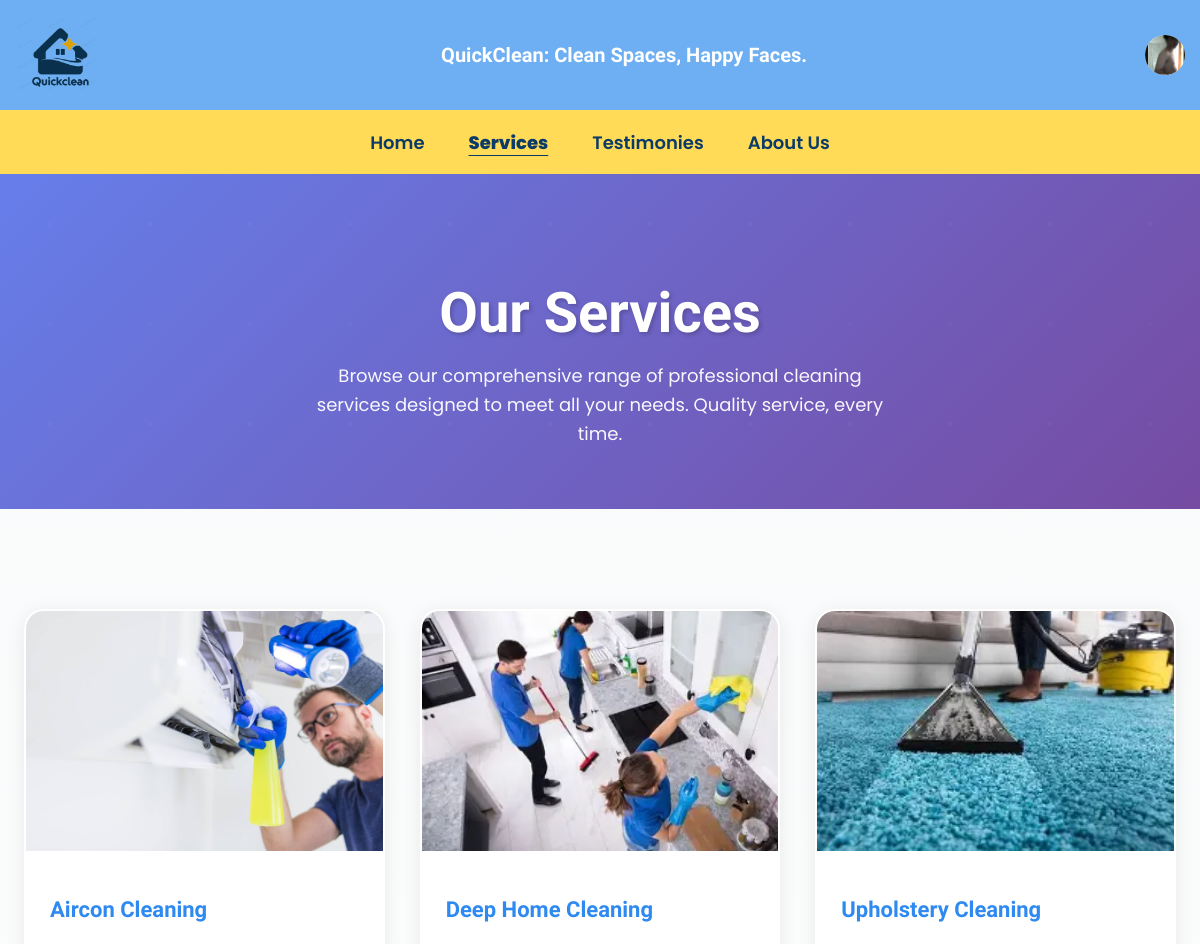
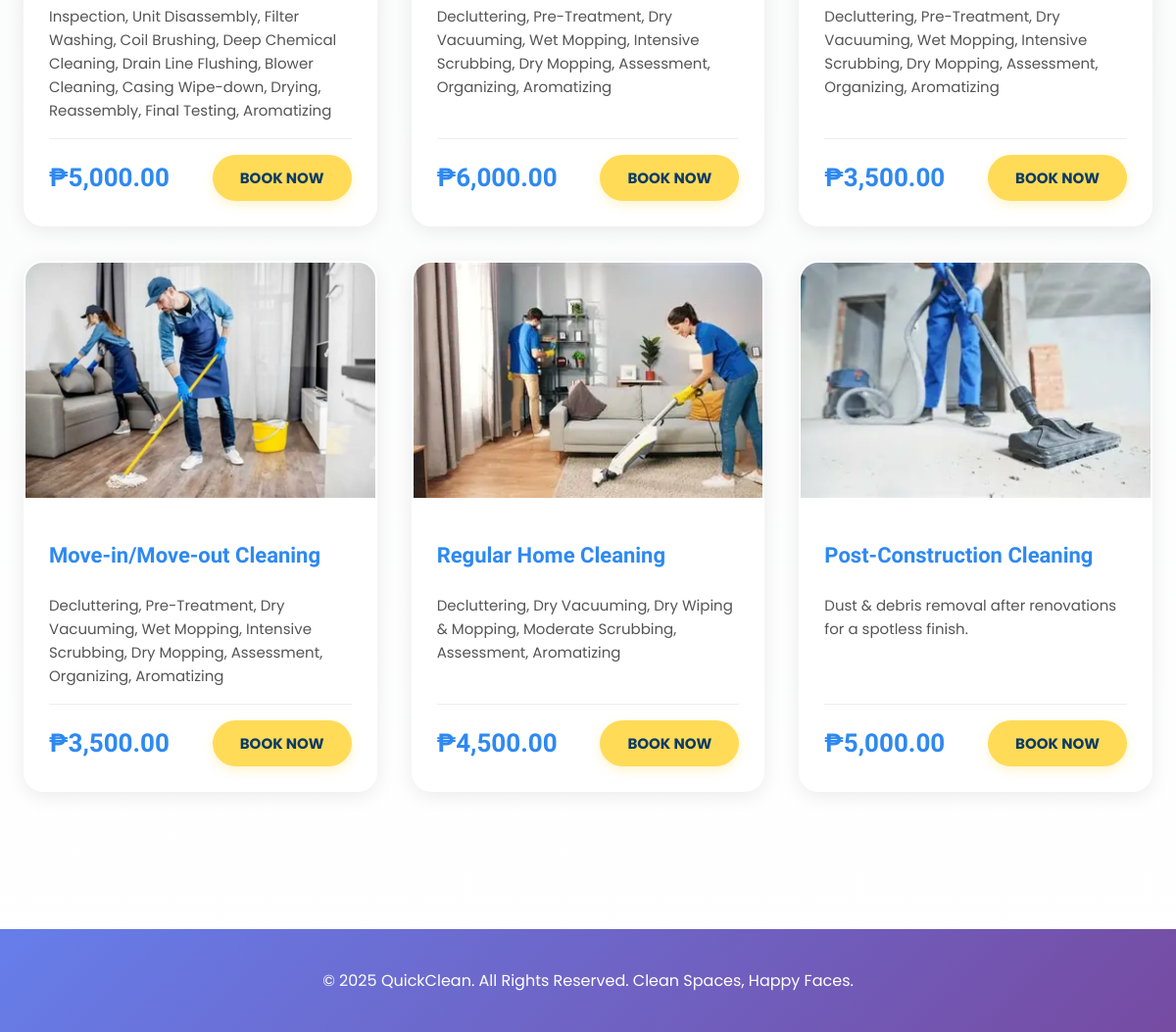
The app's page /Customer/servicepage.php (signed in) with its own data (2 pictures, top to bottom).
### tables this page shows
CREATE TABLE `user` (
  `user_id` int(11) NOT NULL,
  `name` varchar(50) NOT NULL,
  `email` varchar(50) NOT NULL,
  `password` varchar(255) NOT NULL,
  `profile_pic` varchar(255) NOT NULL,
  `address` varchar(100) DEFAULT NULL,
  `contact_num` varchar(50) DEFAULT NULL,
  `role` enum('admin','customer','cleaner','') NOT NULL,
  `date_created` timestamp NOT NULL DEFAULT current_timestamp(),
  `last_updated` timestamp NOT NULL DEFAULT current_timestamp() ON UPDATE current_timestamp()
);

CREATE TABLE `services` (
  `service_id` int(11) NOT NULL,
  `service_name` varchar(100) NOT NULL,
  `image` varchar(255) DEFAULT NULL,
  `description` text NOT NULL,
  `price` decimal(10,2) NOT NULL,
  `duration` varchar(50) DEFAULT NULL,
  `category` varchar(50) DEFAULT NULL,
  `status` enum('active','inactive') DEFAULT 'active',
  `date_created` timestamp NULL DEFAULT current_timestamp(),
  `last_updated` timestamp NULL DEFAULT current_timestamp() ON UPDATE current_timestamp()
);

### Customer/servicepage.php (the view, shortened to what this page needs)
<?php
$user_id = $_SESSION['user_id'];
$host = "localhost";
$user = "root";
$pass = "";
$db   = "quickclean";
$conn = mysqli_connect($host, $user, $pass, $db);
$query = "SELECT * FROM services ORDER BY service_id DESC";
$result = $conn->query($query);
$stmt = $conn->prepare("SELECT name, profile_pic FROM user WHERE user_id = ?");
$stmt->bind_param("i", $user_id);
$stmt->execute();
$userData = $stmt->get_result()->fetch_assoc();
?>
<!DOCTYPE html>
<html lang="en">
<head>
</head>
<body>
<header class="site-header">
  <div class="header-inner">
    <img src="logo.png" alt="QuickClean logo" class="logo">
    <div class="tagline">QuickClean: Clean Spaces, Happy Faces.</div>
    <a href="user_page.php" class="profile-link">
      <div class="profile">
        <?php
          $pic = $userData['profile_pic'];
          $path = "uploads/" . $pic;
          if (!empty($pic) && file_exists($path)) {
              echo '<img src="'.$path.'"
                        style="width:40px;height:40px;border-radius:50%;object-fit:cover;"
                        alt="Profile">';
          } else {
              echo htmlspecialchars(substr($userData['name'], 0, 1));
          }
        ?>
      </div>
    </a>
  </div>
</header>
<nav class="nav-bar">
  <ul class="nav-list">
    <li><a href="customer-home.php" class="nav-link">Home</a></li>
    <li><a href="servicepage.php" class="nav-link active">Services</a></li>
    <li><a href="testimonial.php" class="nav-link">Testimonies</a></li>
    <li><a href="aboutus.php" class="nav-link">About Us</a></li>
  </ul>
</nav>
<section class="page-hero">
  <div class="page-hero-content">
    <h1>Our Services</h1>
    <p>Browse our comprehensive range of professional cleaning services designed to meet all your needs. Quality service, every time.</p>
  </div>
</section>
<section class="services-section">
  <div class="services-container">
    <div class="services-grid">
      <?php if ($result->num_rows > 0): ?>
        <?php while($row = $result->fetch_assoc()): ?>
          <div class="service-card">
            <div class="service-image-wrapper">
              <img src="../Admin/uploads/<?php echo htmlspecialchars($row['image'] ?? 'default.jpg'); ?>"
                   alt="<?php echo htmlspecialchars($row['service_name']); ?>">
            </div>
            <div class="service-content">
              <h3><?php echo htmlspecialchars($row['service_name']); ?></h3>
              <p><?php echo htmlspecialchars($row['description']); ?></p>
              <div class="service-footer">
                <div class="service-price">₱<?php echo number_format($row['price'],2); ?></div>
                <a href="customer-booking.php?service_id=<?php echo $row['service_id']; ?>" class="btn-book">
                  BOOK NOW
                </a>
              </div>
            </div>
          </div>
        <?php endwhile; ?>
      <?php else: ?>
        <div class="no-services">
          <p>No services available at the moment. Please check back later!</p>
        </div>
      <?php endif; ?>
    </div>
  </div>
</section>
<footer>
  <p>&copy; <?php echo date('Y'); ?> QuickClean. All Rights Reserved. Clean Spaces, Happy Faces.</p>
</footer>
</body>
</html>

### Customer/servicepage.php (style rules this page uses)
:root { --brand-blue: #6DAFF2; --nav-yellow: #FFDB58; --cta-yellow: #FFD54A; --text-blue: #2E89F0; --muted-bg: #F0F4F5; --nav-link-color: #0b3b66; --header-height: 110px; --nav-height: 64px; --max-content-width: 1360px; }
* { box-sizing: border-box; }
html, body { height:100%; margin:0; font-family:"Poppins",sans-serif; background:#fff; color:#123; }
.site-header, .nav-bar { position: fixed; left: 0; width: 100%; z-index: 999; }
.site-header { background: var(--brand-blue); height: var(--header-height); display: flex; align-items: center; top: 0; padding: 0 15px; }
.header-inner { width: 100%; max-width: var(--max-content-width); margin: 0 auto; display: flex; align-items: center; justify-content: space-between; }
.logo { height: 75px; max-height: 75px; }
.tagline { font-family:"Baloo 2"; color:#fff; font-weight:600; font-size:20px; }
.profile-link { text-decoration: none; }
.profile { width: 40px; height: 40px; background: #f9fafb; color: #005fcc; border-radius: 50%; display: flex; justify-content: center; align-items: center; font-size: 20px; cursor: pointer; transition: all 0.3s ease; }
.profile img { width: 100%; height: 100%; border-radius: 50%; object-fit: cover; }
.nav-bar { background: var(--nav-yellow); height: var(--nav-height); display: flex; align-items: center; top: var(--header-height); }
.nav-list { display: flex; justify-content: center; flex-wrap: wrap; gap: 20px; list-style: none; width: 100%; margin: 0; padding: 0; }
.nav-link { color: var(--nav-link-color); text-decoration: none; font-weight: 600; font-size: 18px; padding: 8px 12px; }
.nav-link.active { text-decoration: underline; text-underline-offset: 6px; font-weight: 800; }
body { padding-top: calc(var(--header-height) + var(--nav-height)); background: linear-gradient(to bottom, #f8f9fa 0%, #ffffff 100%); }
.page-hero { background: linear-gradient(135deg, #667eea 0%, #764ba2 100%); padding: 60px 24px; text-align: center; position: relative; overflow: hidden; }
.page-hero::before { content: ''; position: absolute; top: 0; left: 0; right: 0; bottom: 0; opacity: 0.3; }
.page-hero-content { position: relative; z-index: 1; max-width: 800px; margin: 0 auto; }
.page-hero h1 { color: #fff; font-family: 'Baloo 2'; font-size: 56px; margin-bottom: 16px; text-shadow: 2px 2px 4px rgba(0,0,0,0.2); font-weight: 800; }
.page-hero p { color: rgba(255,255,255,0.95); font-size: 18px; line-height: 1.6; max-width: 600px; margin: 0 auto; }
.services-section { padding: 80px 24px; background: transparent; }
.services-container { max-width: var(--max-content-width); margin: 0 auto; }
.services-grid { display: grid; grid-template-columns: repeat(auto-fill, minmax(320px, 1fr)); gap: 35px; margin-top: 20px; }
.service-card { background: #fff; border-radius: 20px; overflow: hidden; box-shadow: 0 4px 20px rgba(0,0,0,0.08); transition: all 0.3s ease; border: 2px solid transparent; display: flex; flex-direction: column; }
.service-image-wrapper { position: relative; height: 240px; overflow: hidden; background: var(--muted-bg); }
.service-card img { width: 100%; height: 100%; object-fit: cover; transition: transform 0.4s ease; }
.service-content { padding: 24px; flex-grow: 1; display: flex; flex-direction: column; }
.service-card h3 { color: var(--text-blue); margin-bottom: 12px; font-size: 22px; font-family: 'Baloo 2'; font-weight: 700; }
.service-card p { color: #555; font-size: 15px; line-height: 1.6; margin-bottom: 16px; flex-grow: 1; }
.service-footer { display: flex; justify-content: space-between; align-items: center; margin-top: auto; padding-top: 16px; border-top: 1px solid #eee; }
.service-price { color: #2E89F0; font-weight: 700; font-size: 26px; font-family: 'Baloo 2'; }
.btn-book { background: var(--nav-yellow); border: none; padding: 12px 28px; border-radius: 25px; font-weight: 700; cursor: pointer; transition: all 0.3s ease; font-size: 15px; color: var(--nav-link-color); text-decoration: none; display: inline-block; box-shadow: 0 4px 12px rgba(255, 219, 88, 0.3); }
footer { background: linear-gradient(135deg, #667eea 0%, #764ba2 100%); color: #fff; text-align: center; padding: 40px 24px; margin-top: 60px; font-size: 16px; }
footer p { margin: 0; }

### records on screen
user: profile_pic (picture)
services: image (picture), service_name "Aircon Cleaning", description "Inspection, Unit Disassembly, Filter Washing, Coil Brushing, Deep Chemical Cleaning, Drain Line Flushing, Blower Cleaning, Casing Wipe-down, Drying, Reassembly, Final Testing, Aromatizing", price "5,000.00"
services: image (picture), service_name "Deep Home Cleaning", description "Decluttering, Pre-Treatment, Dry Vacuuming, Wet Mopping, Intensive Scrubbing, Dry Mopping, Assessment, Organizing, Aromatizing", price "6,000.00"
services: image (picture), service_name "Upholstery Cleaning", description "Decluttering, Pre-Treatment, Dry Vacuuming, Wet Mopping, Intensive Scrubbing, Dry Mopping, Assessment, Organizing, Aromatizing", price "3,500.00"
services: image (picture), service_name "Move-in/Move-out Cleaning", description "Decluttering, Pre-Treatment, Dry Vacuuming, Wet Mopping, Intensive Scrubbing, Dry Mopping, Assessment, Organizing, Aromatizing", price "3,500.00"
services: image (picture), service_name "Regular Home Cleaning", description "Decluttering, Dry Vacuuming, Dry Wiping & Mopping, Moderate Scrubbing, Assessment, Aromatizing", price "4,500.00"
services: image (picture), service_name "Post-Construction Cleaning", description "Dust & debris removal after renovations for a spotless finish.", price "5,000.00"
